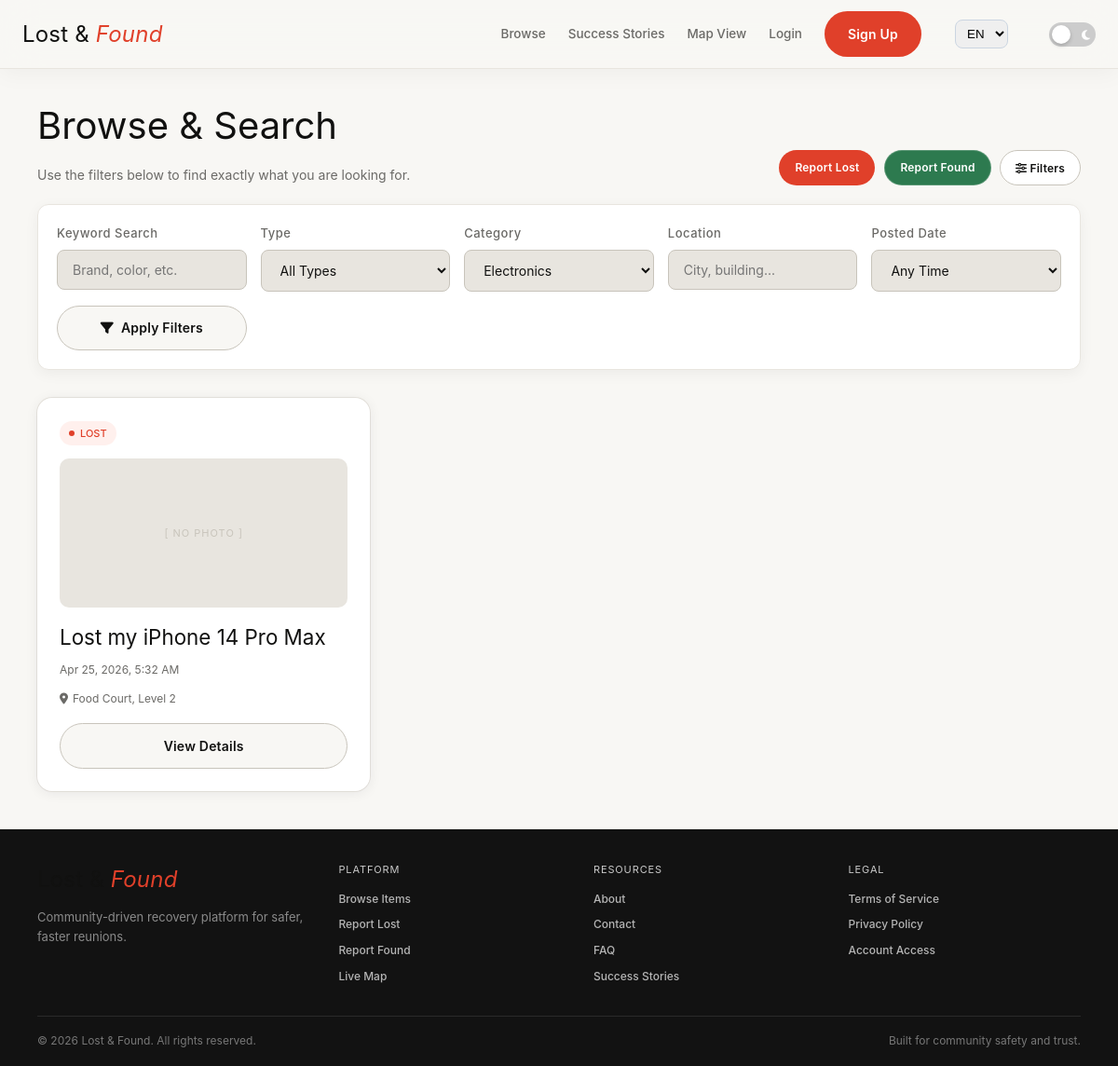
The app's page /item/search?category_id=1 with its own data.
### tables this page shows
CREATE TABLE IF NOT EXISTS reports (
  report_id INT UNSIGNED AUTO_INCREMENT PRIMARY KEY,
  user_id INT UNSIGNED NOT NULL,
  category_id INT UNSIGNED,
  type ENUM('lost', 'found') NOT NULL,
  title VARCHAR(150) NOT NULL,
  description TEXT NOT NULL,
  location VARCHAR(255),

  latitude DECIMAL(10,8),
  longitude DECIMAL(11,8),

  contact_info VARCHAR(255),
  reward_amount DECIMAL(10,2) DEFAULT 0.00,
  status ENUM('open', 'resolved', 'cancelled') DEFAULT 'open',
  image_path VARCHAR(255),
  date_posted DATETIME NOT NULL DEFAULT CURRENT_TIMESTAMP,
  updated_at DATETIME NOT NULL DEFAULT CURRENT_TIMESTAMP ON UPDATE CURRENT_TIMESTAMP,

  CONSTRAINT fk_reports_user
    FOREIGN KEY (user_id) REFERENCES users(user_id)
    ON DELETE CASCADE ON UPDATE CASCADE,

  CONSTRAINT fk_reports_category
    FOREIGN KEY (category_id) REFERENCES categories(category_id)
    ON DELETE SET NULL ON UPDATE CASCADE

);

### app/Controllers/ItemController.php (called while the page is built, shortened)
<?php
class ItemController extends Controller
{
    private $itemModel;
    public function __construct()
    {
        $this->itemModel = $this->model('Item');
    }
    public function search()
    {
        $keyword = isset($_GET['q']) ? trim($_GET['q']) : '';
        $type = isset($_GET['type']) ? trim($_GET['type']) : '';
        $category_id = isset($_GET['category_id']) ? trim($_GET['category_id']) : '';
        $location = isset($_GET['location']) ? trim($_GET['location']) : '';
        $date = isset($_GET['date']) ? trim($_GET['date']) : '';
        $items = $this->itemModel->searchItems($keyword, $type, $category_id, $location, $date);
        $categories = $this->itemModel->getCategories();
        $data = [
            'title' => 'Browse & Search - Lost and Found',
            'items' => $items,
            'categories' => $categories,
            'keyword' => $keyword,
            'type' => $type,
            'category_id' => $category_id,
            'location' => $location,
            'date' => $date
        ];
        $this->view('items/index', $data);
    }
}

### app/Core/App.php (called while the page is built, shortened)
<?php
class App
{
    protected $method = 'index';
    public function __construct()
    {
        $url = $this->parseUrl();
        $controllerName = isset($url[0]) ? ucfirst(strtolower($url[0])) . 'Controller' : 'HomeController';
        $controllerFile = ROOT . '/app/Controllers/' . $controllerName . '.php';
        if (file_exists($controllerFile)) {
            unset($url[0]);
        }
        $this->controller = new $this->controller;
        if (isset($url[1])) {
            if (method_exists($this->controller, $url[1])) {
                $this->method = $url[1];
                unset($url[1]);
            }
        }
        $this->params = $url ? array_values($url) : [];
        call_user_func_array([$this->controller, $this->method], $this->params);
    }
    public function parseUrl()
    {
        if (isset($_GET['url'])) {
            return explode('/', filter_var(rtrim($_GET['url'], '/'), FILTER_SANITIZE_URL));
        }
        return [];
    }
}

### public/index.php (called while the page is built, shortened)
<?php
require_once ROOT . '/includes/helpers.php';
spl_autoload_register(function ($class) {
    $prefix = 'App\\';
    $base_dir = ROOT . '/app/';
    $len = strlen($prefix);
    $relative_class = substr($class, $len);
    $file = $base_dir . str_replace('\\', '/', $relative_class) . '.php';
});
$app = new App\Core\App();

### includes/helpers.php (called while the page is built, shortened)
<?php
function escape($string) {
    return htmlspecialchars($string, ENT_QUOTES, 'UTF-8');
}
function formatDate($dateString) {
    return date('M j, Y, g:i A', strtotime($dateString));
}

### app/Models/Item.php (called while the page is built, shortened)
<?php
class Item
{
    private $db;
    public function __construct()
    {
        $this->db = Database::getInstance()->getConnection();
    }
    public function searchItems($keyword, $type, $category_id = null, $location = null, $date = null)
    {
        $query = "
            SELECT r.*, u.username, c.name as category_name
            FROM reports r
            LEFT JOIN users u ON r.user_id = u.user_id
            LEFT JOIN categories c ON r.category_id = c.category_id
            WHERE r.status = 'open'
        ";
        $params = [];
        if (!empty($category_id)) {
            $query .= " AND r.category_id = :category_id";
            $params[':category_id'] = $category_id;
        }
        $query .= " ORDER BY r.date_posted DESC";
        $stmt = $this->db->prepare($query);
        $stmt->execute($params);
        return $stmt->fetchAll();
    }
    public function getCategories()
    {
        $stmt = $this->db->prepare("SELECT * FROM categories ORDER BY name ASC");
        $stmt->execute();
        return $stmt->fetchAll();
    }
}

### app/Core/Database.php (called while the page is built, shortened)
<?php
class Database
{
    private static ?Database $instance = null;
    private PDO $pdo;
    private function __construct()
    {
        $dsn = sprintf(
            'mysql:host=%s;port=%s;dbname=%s;charset=%s',
            DB_HOST, DB_PORT, DB_NAME, DB_CHARSET
        );
        try {
            $this->pdo = new PDO($dsn, DB_USER, DB_PASS, [
                PDO::ATTR_ERRMODE            => PDO::ERRMODE_EXCEPTION,
                PDO::ATTR_DEFAULT_FETCH_MODE => PDO::FETCH_ASSOC,
                PDO::ATTR_EMULATE_PREPARES   => false,
            ]);
        } catch (PDOException $e) {
            if (defined('DEBUG_MODE') && DEBUG_MODE) {
                die('<b>Database connection failed:</b> ' . htmlspecialchars($e->getMessage()));
            }
            die('Database connection failed. Please try again later.');
        }
    }
    public static function getInstance(): self
    {
        if (self::$instance === null) {
            self::$instance = new self();
        }
        return self::$instance;
    }
    public function getConnection(): PDO
    {
        return $this->pdo;
    }
}

### resources/views/items/index.php (the view, shortened to what this page needs)
<?php require_once ROOT . '/resources/views/layouts/header.php'; ?>
<link rel="stylesheet" href="<?= BASE_URL ?>/assets/css/search.css">
<div class="search-header-container">
    <div class="search-header-row">
        <div>
            <h1 class="search-title">Browse & Search</h1>
            <p class="search-subtitle">Use the filters below to find exactly what you are looking for.</p>
        </div>
        <div class="index-actions-container">
            <a href="<?= BASE_URL ?>/item/create?type=lost" class="btn btn-primary index-action-btn">Report Lost</a>
            <a href="<?= BASE_URL ?>/item/create?type=found" class="btn btn-found index-action-btn">Report Found</a>
            <button type="button" class="btn btn-secondary index-action-btn filter-toggle-btn" id="filterToggleBtn">
                <i class="fas fa-sliders-h"></i> Filters
            </button>
        </div>
    </div>
    <div class="filter-panel" id="filterPanel">
    <form action="<?= BASE_URL ?>/item/search" method="GET" class="advanced-search-form">
        <div class="input-group filter-group">
            <label class="input-label filter-label" for="q">Keyword Search</label>
            <input type="text" id="q" name="q" class="input-field" placeholder="Brand, color, etc." value="<?= isset($data['keyword']) ? escape($data['keyword']) : '' ?>">
        </div>
        <div class="input-group filter-group">
            <label class="input-label filter-label" for="type">Type</label>
            <select name="type" id="type" class="input-field">
                <option value="">All Types</option>
            </select>
        </div>
        <div class="input-group filter-group">
            <label class="input-label filter-label" for="category_id">Category</label>
            <select name="category_id" id="category_id" class="input-field">
                <?php if(isset($data['categories'])): foreach($data['categories'] as $cat): ?>
                    <option value="<?= $cat['category_id'] ?>" <?= (isset($data['category_id']) && $data['category_id'] == $cat['category_id']) ? 'selected' : '' ?>>
                        <?= escape($cat['name']) ?>
                    </option>
                <?php endforeach; endif; ?>
            </select>
        </div>
        <div class="input-group filter-group">
            <label class="input-label filter-label" for="location">Location</label>
            <input type="text" id="location" name="location" class="input-field" placeholder="City, building..." value="<?= isset($data['location']) ? escape($data['location']) : '' ?>">
        </div>
        <div class="input-group filter-group">
            <label class="input-label filter-label" for="date">Posted Date</label>
            <select name="date" id="date" class="input-field">
                <option value="">Any Time</option>
            </select>
        </div>
        <div class="filter-action">
            <button type="submit" class="btn btn-secondary w-full filter-submit-btn">
                <i class="fas fa-filter"></i> Apply Filters
            </button>
        </div>
    </form>
    </div>
</div>
<?php if (empty($data['items'])): ?>
    <div class="search-no-results no-results-card">
        <i class="fas fa-search no-results-icon"></i>
        <p class="search-empty-text no-results-text">No items match your criteria.</p>
        <a href="<?= BASE_URL ?>/item/search" class="btn btn-secondary no-results-btn">Clear Filters</a>
    </div>
<?php else: ?>
    <div class="search-results-grid">
        <?php foreach ($data['items'] as $item): ?>
            <div class="preview-card preview-card-styled" onclick="window.location.href='<?= BASE_URL ?>/item/show/<?= $item['report_id'] ?>'">
                <?php if ($item['type'] === 'lost'): ?>
                    <span class="card-badge badge-lost badge-inline badge-inline-lost"><span class="badge-dot"></span> Lost</span>
                <?php else: ?>
                    <span class="card-badge badge-found badge-inline badge-inline-found"><span class="badge-dot"></span> Found</span>
                <?php endif; ?>
                <?php if(empty($item['image_path'])): ?>
                    <div class="card-image-container card-image-no-photo">
                         [ NO PHOTO ]
                    </div>
                <?php else: ?>
                    <div class="card-image-container" style="background: url('<?= BASE_URL ?>/uploads/<?= $item['image_path'] ?>') center/cover;">
                    </div>
                <?php endif; ?>
                <div class="card-info-title">
                    <?= escape($item['title']) ?>
                </div>
                <div class="card-info-date">
                    <?= formatDate($item['date_posted']) ?>
                </div>
                <div class="card-info-location">
                    <i class="fa-solid fa-location-dot"></i> <?= escape($item['location']) ?>
                </div>
                <a href="<?= BASE_URL ?>/item/show/<?= $item['report_id'] ?>" class="btn btn-secondary w-full">View Details</a>
            </div>
        <?php endforeach; ?>
    </div>
<?php endif; ?>
<?php require_once ROOT . '/resources/views/layouts/footer.php'; ?>

### public/assets/css/style.css (style rules this page uses)
:root { --bg: #f8f7f4; --ink: #111110; --muted: #6b6a67; --faint: #e8e5df; --red: #e0402a; --red-soft: #fff0ed; --green: #2d7a4f; --green-soft: #edf6f1; --card: #ffffff; --white: var(--bg); --off-white: var(--card); --parchment: var(--faint); --warm-mid: #c8c4bb; --clay: var(--muted); --midnight: var(--ink); --terracotta: var(--red); --terracotta-lt: var(--red-soft); --sage: var(--green); --sage-lt: var(--green-soft); --amber: #d4940a; --amber-lt: #f5e9c8; --font-display: -apple-system, BlinkMacSystemFont, "SF Pro Display", "Helvetica Neue", Arial, sans-serif; --font-body: -apple-system, BlinkMacSystemFont, "SF Pro Display", "Helvetica Neue", Arial, sans-serif; --shadow-card: 0 2px 14px rgba(30, 32, 39, 0.07), 0 0 0 1px var(--parchment); --shadow-hover: 0 8px 32px rgba(30, 32, 39, 0.12), 0 0 0 1px var(--warm-mid); }
*, *::before, *::after { box-sizing: border-box; margin: 0; padding: 0; }
html { scroll-behavior: smooth; }
body { background: var(--bg); color: var(--ink); font-family: var(--font-body); font-size: 15px; line-height: 1.65; min-height: 100vh; display: flex; flex-direction: column; }
h1, h2, h3, h4, h5, h6 { font-family: var(--font-display); color: var(--midnight); font-weight: 400; }
.btn { font-family: var(--font-body); font-size: 14px; font-weight: 600; letter-spacing: 0.2px; padding: 12px 24px; border-radius: 999px; border: 1px solid rgba(255, 255, 255, 0.2); cursor: pointer; transition: all 0.3s cubic-bezier(0.25, 1, 0.5, 1); text-decoration: none; display: inline-block; text-align: center; backdrop-filter: blur(12px); -webkit-backdrop-filter: blur(12px); }
.btn-primary { background: var(--red); color: #fff; border: 1px solid rgba(224, 64, 42, 0.3); }
.btn-secondary { background: var(--white); color: var(--ink); border: 1px solid var(--warm-mid); }
.btn-found { background: var(--green); color: #fff; }
.input-group { margin-bottom: 16px; }
.input-label { font-size: 12px; font-weight: 500; letter-spacing: 0.5px; color: var(--clay); margin-bottom: 6px; display: block; }
.input-field { width: 100%; padding: 12px 16px; background: var(--parchment); border: 1px solid var(--warm-mid); border-radius: 8px; font-family: var(--font-body); font-size: 14px; color: var(--ink); outline: none; transition: all 0.2s; }
.w-full { width: 100%; }
.preview-card, .form-container { animation: fadeIn 0.6s ease-out forwards; }
.preview-card { transition: transform 0.3s cubic-bezier(0.2, 0.8, 0.2, 1), box-shadow 0.3s cubic-bezier(0.2, 0.8, 0.2, 1) !important; }

### records on screen
reports: type "lost" (drawn), shows "[ NO PHOTO ]", title "Lost my iPhone 14 Pro Max", date_posted "Apr 25, 2026, 5:32 AM", location "Food Court, Level 2"

### other values on screen
t('browse') "Browse"
t('success_stories') "Success Stories"
t('map_view') "Map View"
t('login') "Login"
t('signup') "Sign Up"
t('footer_tagline') "Community-driven recovery platform for safer, faster reunions."
t('platform') "PLATFORM"
t('browse_items') "Browse Items"
t('report_lost') "Report Lost"
t('report_found') "Report Found"
t('live_map') "Live Map"
t('resources') "RESOURCES"
t('about') "About"
t('contact') "Contact"
t('faq') "FAQ"
